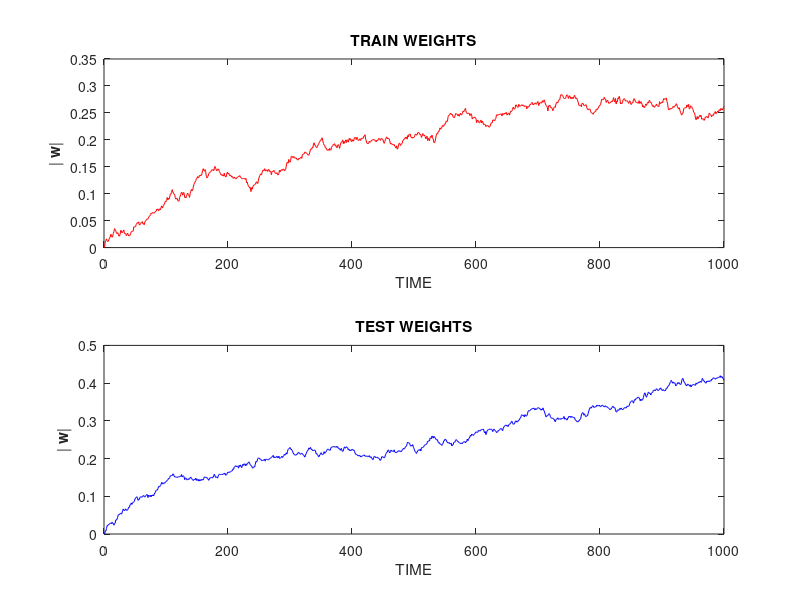

This figure's MATLAB source: (Note: this script raises an error after producing the figure.)
%  main12a.m for illutration of a non-stationary linear model
%  Lars Kai Hansen, DTU Copmute 2016
%
% non-stationary linear model 
% fixed prior and noise level
d=7;
alf0=100000%100.0;  % large precision => small changes in time 
beta0=1.0;   % precision of additive noise
Ntrain=1000;
Ntest=1000;
% generate data
xtrain=randn(d+1,Ntrain);
xtrain(d+1,:)=ones(1,Ntrain);
ttrain=zeros(1,Ntrain);
ttest=zeros(1,Ntest);
xtest=randn(d+1,Ntest);
xtest(d+1,:)=ones(1,Ntest);
w0train=zeros(d+1,Ntrain);
w0test=zeros(d+1,Ntest);
wtrain=zeros(d+1,Ntrain);
wtest=zeros(d+1,Ntest);
% generate training and test set weights and target observations
for n=2:Ntrain,
    w0train(:,n)=w0train(:,n-1)+(1/sqrt(alf0))*randn(d+1,1);
    ttrain(n)=w0train(:,n)'*xtrain(:,n)+randn;
end
for n=2:Ntest,
    w0test(:,n)=w0test(:,n-1)+(1/sqrt(alf0))*randn(d+1,1);
    ttest(n)=w0test(:,n)'*xtest(:,n)+randn;
end

figure(1)
subplot(2,1,1),
plot(1:Ntrain,sqrt(sum(w0train.*w0train,1)),'r')
title('TRAIN WEIGHTS')
ylabel('|{\bf w}|')
xlabel('TIME')
subplot(2,1,2),
plot(1:Ntest,sqrt(sum(w0test.*w0test,1)),'b')
title('TEST WEIGHTS')
ylabel('|{\bf w}|')
xlabel('TIME')
drawnow
%  scan alpha, beta for training set modeling
alf_max=200.0;
alf_min=1;
beta_max=5;
beta_min=0.1;
Nalfs=25;
Nbetas=20;
% linear hyperarrays
alf_array=linspace(alf_min,alf_max,Nalfs);
beta_array=linspace(beta_min,beta_max,Nbetas);
% alf_array=logspace(log10(alf_min),log10(alf_max),Nalfs);
% beta_array=logspace(log10(beta_min),log10(beta_max),Nbetas);
for na=1:Nalfs,
    disp(['na = ',int2str(na),', of ',int2str(Nalfs)])
    for nb=1:Nbetas,
        alf=alf_array(na);
        beta=beta_array(nb);
        % now estimate by forward pass - cold start
        mu=zeros(d+1,1);
        Sigma=(1/alf)*eye(d+1);
        %
        for n=1:Ntrain,
            ttrain_pred(n)=mu'*xtrain(:,n);
            [ mu,Sigma] = posterior_update_linear(xtrain(:,n),ttrain(n),mu,Sigma,alf,beta);
            %Eq 7
            ttrain_est(n)=mu'*xtrain(:,n);
        end
        %
        pred_error(na,nb)=mean((ttrain-ttrain_pred).^2)/mean((ttrain).^2);
        train_error(na,nb)=mean((ttrain-ttrain_est).^2)/mean((ttrain).^2);
    end
end
[q1,q2]=find(pred_error==min(min(pred_error)));
[z1,z2]=find(train_error==min(min(train_error)));
%

% no apply to test set
%
alf=alf_array(q1);
beta=beta_array(q2);
% now estimate by forward pass
% cold start
mu=zeros(d+1,1);
Sigma=(1/alf)*eye(d+1);
mu_array=zeros(d+1,Ntest);
%
for n=1:Ntest,
    ttest_pred(n)=mu'*xtest(:,n);
    [ mu,Sigma] = posterior_update_linear(xtest(:,n),ttest(n),mu,Sigma,alf,beta);
    mu_array(:,n)=mu;
end

% 
% 
figure(2)
subplot(2,2,1),
imagesc(alf_array,beta_array,pred_error'), colorbar
hold on
plot(alf_array(q1),beta_array(q2),'w*',alf0,beta0,'r*')
title(['MIN RELATIVE PRED ERROR =',num2str(min(min(pred_error)),2)])
xlabel('\alpha')
ylabel('\beta')
%
subplot(2,2,2)
imagesc(alf_array,beta_array,train_error'), colorbar
hold on
plot(alf_array(z1),beta_array(z2),'w*')
title(['MIN RELATIVE TRAIN ERROR=',num2str(min(min(train_error)),2)])
xlabel('\alpha')
ylabel('\beta')
% 
subplot(2,2,3)
plot(ttest,ttest_pred,'.r')
xlabel('TEST SET')
ylabel('MU TEST')
grid
title(['RELATIVE TEST ERROR =',num2str( mean((ttest-ttest_pred).^2)/mean((ttest).^2),2)])
subplot(2,2,4)
plot(1:Ntest,ttest,'b',1:Ntest,ttest_pred,'r')
xlabel('TIME')
grid

